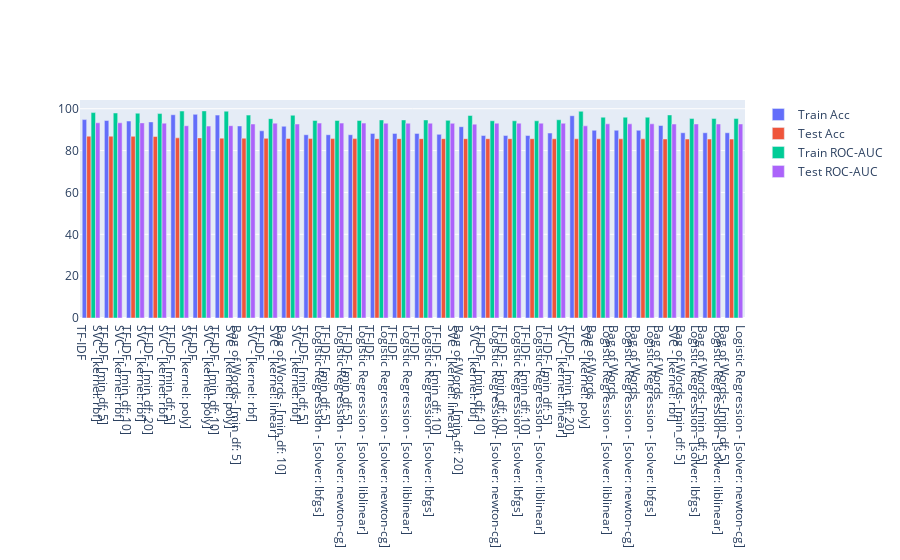

Source (notebook cell):
### Code cell
Model.emojiEvaluationGroupedBarChart(original_models, 30)

### Figure 1 — Plotly figure (JSON) as saved in the notebook; plotly's stock layout.template omitted (floating-point values rounded to 4 significant figures)
{"data": [{"name": "Train Acc", "type": "bar", "x": ["SVC - [kernel: rbf]<br>TF-IDF", "SVC - [kernel: rbf]<br>TF-IDF- [min_df: 5]", "SVC - [kernel: rbf]<br>TF-IDF - [min_df: 10]", "SVC - [kernel: rbf]<br>TF-IDF - [min_df: 20]", "SVC - [kernel: poly]<br>TF-IDF- [min_df: 5]", "SVC - [kernel: poly]<br>TF-IDF", "SVC - [kernel: poly]<br>TF-IDF - [min_df: 10]", "SVC - [kernel: rbf]<br>Bag of Words- [min_df: 5]", "SVC - [kernel: linear]<br>TF-IDF", "SVC - [kernel: rbf]<br>Bag of Words - [min_df: 10]", "Logistic Regression - [solver: lbfgs]<br>TF-IDF- [min_df: 5]", "Logistic Regression - [solver: newton-cg]<br>TF-IDF- [min_df: 5]", "Logistic Regression - [solver: liblinear]<br>TF-IDF- [min_df: 5]", "Logistic Regression - [solver: newton-cg]<br>TF-IDF", "Logistic Regression - [solver: liblinear]<br>TF-IDF", "Logistic Regression - [solver: lbfgs]<br>TF-IDF", "SVC - [kernel: linear]<br>TF-IDF - [min_df: 10]", "SVC - [kernel: rbf]<br>Bag of Words - [min_df: 20]", "Logistic Regression - [solver: newton-cg]<br>TF-IDF - [min_df: 10]", "Logistic Regression - [solver: lbfgs]<br>TF-IDF - [min_df: 10]", "Logistic Regression - [solver: liblinear]<br>TF-IDF - [min_df: 10]", "SVC - [kernel: linear]<br>TF-IDF- [min_df: 5]", "SVC - [kernel: poly]<br>TF-IDF - [min_df: 20]", "Logistic Regression - [solver: liblinear]<br>Bag of Words", "Logistic Regression - [solver: newton-cg]<br>Bag of Words", "Logistic Regression - [solver: lbfgs]<br>Bag of Words", "SVC - [kernel: rbf]<br>Bag of Words", "Logistic Regression - [solver: lbfgs]<br>Bag of Words- [min_df: 5]", "Logistic Regression - [solver: liblinear]<br>Bag of Words- [min_df: 5]", "Logistic Regression - [solver: newton-cg]<br>Bag of Words- [min_df: 5]"], "y": [94.82, 94.37, 94.12, 93.71, 97.13, 97.32, 96.96, 91.77, 89.46, 91.62, 87.58, 87.58, 87.58, 88.22, 88.22, 88.22, 87.76, 91.43, 87.2, 87.2, 87.2, 88.38, 96.66, 89.71, 89.71, 89.71, 91.99, 88.53, 88.53, 88.53]}, {"name": "Test Acc", "type": "bar", "x": ["SVC - [kernel: rbf]<br>TF-IDF", "SVC - [kernel: rbf]<br>TF-IDF- [min_df: 5]", "SVC - [kernel: rbf]<br>TF-IDF - [min_df: 10]", "SVC - [kernel: rbf]<br>TF-IDF - [min_df: 20]", "SVC - [kernel: poly]<br>TF-IDF- [min_df: 5]", "SVC - [kernel: poly]<br>TF-IDF", "SVC - [kernel: poly]<br>TF-IDF - [min_df: 10]", "SVC - [kernel: rbf]<br>Bag of Words- [min_df: 5]", "SVC - [kernel: linear]<br>TF-IDF", "SVC - [kernel: rbf]<br>Bag of Words - [min_df: 10]", "Logistic Regression - [solver: lbfgs]<br>TF-IDF- [min_df: 5]", "Logistic Regression - [solver: newton-cg]<br>TF-IDF- [min_df: 5]", "Logistic Regression - [solver: liblinear]<br>TF-IDF- [min_df: 5]", "Logistic Regression - [solver: newton-cg]<br>TF-IDF", "Logistic Regression - [solver: liblinear]<br>TF-IDF", "Logistic Regression - [solver: lbfgs]<br>TF-IDF", "SVC - [kernel: linear]<br>TF-IDF - [min_df: 10]", "SVC - [kernel: rbf]<br>Bag of Words - [min_df: 20]", "Logistic Regression - [solver: newton-cg]<br>TF-IDF - [min_df: 10]", "Logistic Regression - [solver: lbfgs]<br>TF-IDF - [min_df: 10]", "Logistic Regression - [solver: liblinear]<br>TF-IDF - [min_df: 10]", "SVC - [kernel: linear]<br>TF-IDF- [min_df: 5]", "SVC - [kernel: poly]<br>TF-IDF - [min_df: 20]", "Logistic Regression - [solver: liblinear]<br>Bag of Words", "Logistic Regression - [solver: newton-cg]<br>Bag of Words", "Logistic Regression - [solver: lbfgs]<br>Bag of Words", "SVC - [kernel: rbf]<br>Bag of Words", "Logistic Regression - [solver: lbfgs]<br>Bag of Words- [min_df: 5]", "Logistic Regression - [solver: liblinear]<br>Bag of Words- [min_df: 5]", "Logistic Regression - [solver: newton-cg]<br>Bag of Words- [min_df: 5]"], "y": [86.88, 86.88, 86.82, 86.74, 86.08, 86.07, 85.95, 85.92, 85.85, 85.81, 85.74, 85.74, 85.74, 85.71, 85.71, 85.71, 85.7, 85.7, 85.68, 85.68, 85.68, 85.65, 85.64, 85.62, 85.62, 85.62, 85.57, 85.51, 85.51, 85.5]}, {"name": "Train ROC-AUC", "type": "bar", "x": ["SVC - [kernel: rbf]<br>TF-IDF", "SVC - [kernel: rbf]<br>TF-IDF- [min_df: 5]", "SVC - [kernel: rbf]<br>TF-IDF - [min_df: 10]", "SVC - [kernel: rbf]<br>TF-IDF - [min_df: 20]", "SVC - [kernel: poly]<br>TF-IDF- [min_df: 5]", "SVC - [kernel: poly]<br>TF-IDF", "SVC - [kernel: poly]<br>TF-IDF - [min_df: 10]", "SVC - [kernel: rbf]<br>Bag of Words- [min_df: 5]", "SVC - [kernel: linear]<br>TF-IDF", "SVC - [kernel: rbf]<br>Bag of Words - [min_df: 10]", "Logistic Regression - [solver: lbfgs]<br>TF-IDF- [min_df: 5]", "Logistic Regression - [solver: newton-cg]<br>TF-IDF- [min_df: 5]", "Logistic Regression - [solver: liblinear]<br>TF-IDF- [min_df: 5]", "Logistic Regression - [solver: newton-cg]<br>TF-IDF", "Logistic Regression - [solver: liblinear]<br>TF-IDF", "Logistic Regression - [solver: lbfgs]<br>TF-IDF", "SVC - [kernel: linear]<br>TF-IDF - [min_df: 10]", "SVC - [kernel: rbf]<br>Bag of Words - [min_df: 20]", "Logistic Regression - [solver: newton-cg]<br>TF-IDF - [min_df: 10]", "Logistic Regression - [solver: lbfgs]<br>TF-IDF - [min_df: 10]", "Logistic Regression - [solver: liblinear]<br>TF-IDF - [min_df: 10]", "SVC - [kernel: linear]<br>TF-IDF- [min_df: 5]", "SVC - [kernel: poly]<br>TF-IDF - [min_df: 20]", "Logistic Regression - [solver: liblinear]<br>Bag of Words", "Logistic Regression - [solver: newton-cg]<br>Bag of Words", "Logistic Regression - [solver: lbfgs]<br>Bag of Words", "SVC - [kernel: rbf]<br>Bag of Words", "Logistic Regression - [solver: lbfgs]<br>Bag of Words- [min_df: 5]", "Logistic Regression - [solver: liblinear]<br>Bag of Words- [min_df: 5]", "Logistic Regression - [solver: newton-cg]<br>Bag of Words- [min_df: 5]"], "y": [98.16, 97.97, 97.88, 97.69, 98.89, 98.97, 98.84, 96.95, 95.27, 96.89, 94.41, 94.41, 94.41, 94.65, 94.65, 94.65, 94.44, 96.76, 94.25, 94.25, 94.25, 94.73, 98.78, 95.96, 95.96, 95.96, 97.04, 95.31, 95.31, 95.31]}, {"name": "Test ROC-AUC", "type": "bar", "x": ["SVC - [kernel: rbf]<br>TF-IDF", "SVC - [kernel: rbf]<br>TF-IDF- [min_df: 5]", "SVC - [kernel: rbf]<br>TF-IDF - [min_df: 10]", "SVC - [kernel: rbf]<br>TF-IDF - [min_df: 20]", "SVC - [kernel: poly]<br>TF-IDF- [min_df: 5]", "SVC - [kernel: poly]<br>TF-IDF", "SVC - [kernel: poly]<br>TF-IDF - [min_df: 10]", "SVC - [kernel: rbf]<br>Bag of Words- [min_df: 5]", "SVC - [kernel: linear]<br>TF-IDF", "SVC - [kernel: rbf]<br>Bag of Words - [min_df: 10]", "Logistic Regression - [solver: lbfgs]<br>TF-IDF- [min_df: 5]", "Logistic Regression - [solver: newton-cg]<br>TF-IDF- [min_df: 5]", "Logistic Regression - [solver: liblinear]<br>TF-IDF- [min_df: 5]", "Logistic Regression - [solver: newton-cg]<br>TF-IDF", "Logistic Regression - [solver: liblinear]<br>TF-IDF", "Logistic Regression - [solver: lbfgs]<br>TF-IDF", "SVC - [kernel: linear]<br>TF-IDF - [min_df: 10]", "SVC - [kernel: rbf]<br>Bag of Words - [min_df: 20]", "Logistic Regression - [solver: newton-cg]<br>TF-IDF - [min_df: 10]", "Logistic Regression - [solver: lbfgs]<br>TF-IDF - [min_df: 10]", "Logistic Regression - [solver: liblinear]<br>TF-IDF - [min_df: 10]", "SVC - [kernel: linear]<br>TF-IDF- [min_df: 5]", "SVC - [kernel: poly]<br>TF-IDF - [min_df: 20]", "Logistic Regression - [solver: liblinear]<br>Bag of Words", "Logistic Regression - [solver: newton-cg]<br>Bag of Words", "Logistic Regression - [solver: lbfgs]<br>Bag of Words", "SVC - [kernel: rbf]<br>Bag of Words", "Logistic Regression - [solver: lbfgs]<br>Bag of Words- [min_df: 5]", "Logistic Regression - [solver: liblinear]<br>Bag of Words- [min_df: 5]", "Logistic Regression - [solver: newton-cg]<br>Bag of Words- [min_df: 5]"], "y": [93.29, 93.28, 93.24, 93.11, 91.88, 91.71, 91.89, 92.7, 93.1, 92.7, 93.13, 93.13, 93.13, 93.1, 93.1, 93.1, 93.04, 92.64, 93.1, 93.1, 93.1, 93.08, 91.82, 92.79, 92.79, 92.79, 92.68, 92.72, 92.71, 92.71]}], "layout": {"autosize": true, "xaxis": {"autorange": true, "range": [-0.5, 29.5], "type": "category"}, "yaxis": {"autorange": true, "range": [0, 104.2], "type": "linear"}}}
